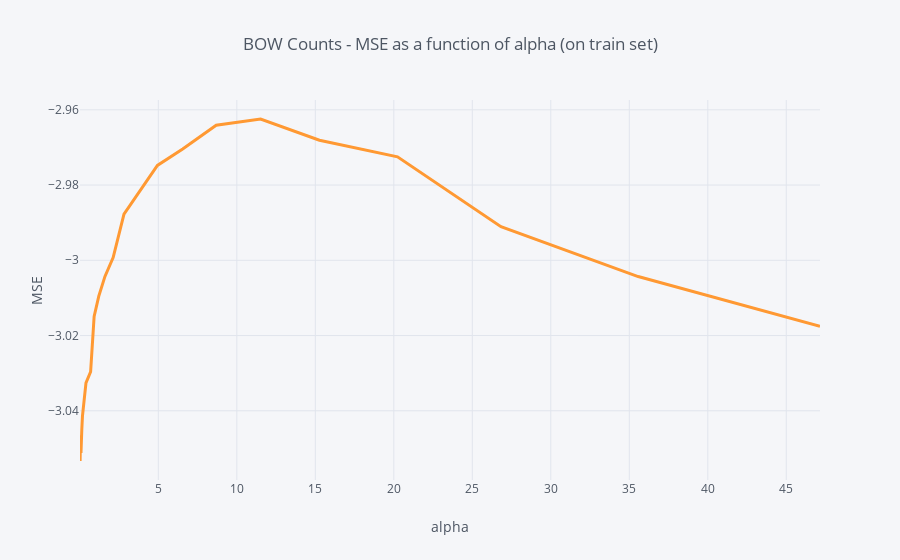

Here is the notebook cell this chart was saved with:
### Code cell
cv_results = pd.DataFrame(MSE_by_alpha, columns = ['alpha', 'MSE'])
cv_results.query('alpha < 50').set_index('alpha').MSE.iplot(title = 'BOW Counts - MSE as a function of alpha (on train set)', xTitle = 'alpha', yTitle = 'MSE', width = 3, hline=(0,0))

### Figure 1 — Plotly figure (JSON) as saved in the notebook; plotly's stock layout.template omitted (floating-point values rounded to 4 significant figures)
{"data": [{"line": {"color": "rgba(255, 153, 51, 1.0)", "dash": "solid", "shape": "linear", "width": 3}, "mode": "lines", "name": "MSE", "text": "", "type": "scatter", "x": [0.01, 0.01326, 0.01758, 0.0233, 0.03089, 0.04095, 0.05429, 0.07197, 0.09541, 0.1265, 0.1677, 0.2223, 0.2947, 0.3907, 0.5179, 0.6866, 0.9103, 1.207, 1.6, 2.121, 2.812, 3.728, 4.942, 6.551, 8.685, 11.51, 15.26, 20.24, 26.83, 35.56, 47.15], "y": [-3.051, -3.052, -3.053, -3.051, -3.048, -3.047, -3.05, -3.051, -3.046, -3.045, -3.041, -3.039, -3.036, -3.033, -3.031, -3.03, -3.015, -3.01, -3.004, -2.999, -2.988, -2.982, -2.975, -2.97, -2.964, -2.962, -2.968, -2.973, -2.991, -3.004, -3.018]}], "layout": {"autosize": true, "legend": {"bgcolor": "#F5F6F9", "font": {"color": "#4D5663"}}, "paper_bgcolor": "#F5F6F9", "plot_bgcolor": "#F5F6F9", "shapes": [{"line": {"color": "#db4052", "dash": "solid", "width": 1}, "type": "line", "x0": 0, "x1": 1, "xref": "paper", "y0": [0, 0], "y1": [0, 0], "yref": "y"}], "title": {"font": {"color": "#4D5663"}, "text": "BOW Counts - MSE as a function of alpha (on train set)"}, "xaxis": {"autorange": true, "gridcolor": "#E1E5ED", "range": [0.01, 47.15], "showgrid": true, "tickfont": {"color": "#4D5663"}, "title": {"font": {"color": "#4D5663"}, "text": "alpha"}, "type": "linear", "zerolinecolor": "#E1E5ED"}, "yaxis": {"autorange": true, "gridcolor": "#E1E5ED", "range": [-3.058, -2.957], "showgrid": true, "tickfont": {"color": "#4D5663"}, "title": {"font": {"color": "#4D5663"}, "text": "MSE"}, "type": "linear", "zerolinecolor": "#E1E5ED"}}}
